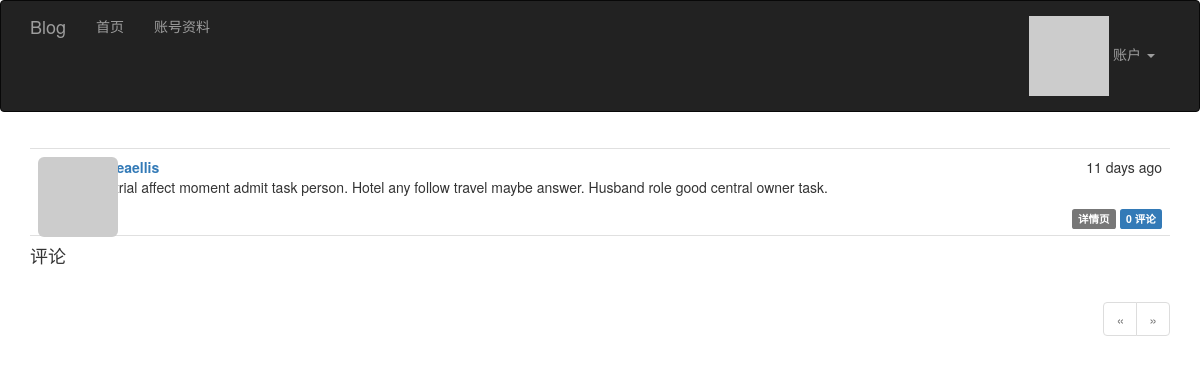
/article/1 (signed in), run on the app's committed database.
### app/models.py (models this page shows, shortened)
class Article(db.Model):
    __tablename__ = 'articles'
    id = db.Column(db.Integer, primary_key=True)
    body = db.Column(db.Text)
    body_html = db.Column(db.Text)
    timestamp = db.Column(db.DateTime, index=True, default=datetime.utcnow)
    author_id = db.Column(db.Integer, db.ForeignKey('users.id'))
    comments = db.relationship('Comment', backref='article', lazy='dynamic')

class User(UserMixin, db.Model):
    __tablename__ = 'users'
    id = db.Column(db.Integer, primary_key=True)
    email = db.Column(db.String(64), unique=True)
    username = db.Column(db.String(64), unique=True, index=True)
    password_hash = db.Column(db.String(128))
    role_id = db.Column(db.Integer, db.ForeignKey('roles.id'))
    confirmed = db.Column(db.Boolean, default=False)
    name = db.Column(db.String(64))
    location = db.Column(db.String(64))
    about_me = db.Column(db.Text())
    member_since = db.Column(db.DateTime(), default=datetime.utcnow)
    last_seen = db.Column(db.DateTime(), default=datetime.utcnow)
    avatar_hash = db.Column(db.String(32))
    articles = db.relationship('Article', backref='author', lazy='dynamic')
    followed = db.relationship('Follow',
                               foreign_keys=[Follow.follower_id],
                               backref=db.backref('follower', lazy='joined'),
                               lazy='dynamic',
                               cascade='all, delete-orphan')
    followers = db.relationship('Follow',
                                foreign_keys=[Follow.followed_id],
                                backref=db.backref('followed', lazy='joined'),
                                lazy='dynamic',
                                cascade='all, delete-orphan')
    comments = db.relationship('Comment', backref='author', lazy='dynamic')
    @property
    def password(self):
        """密码生成哈希值就无法还原"""
        raise AttributeError('密码没有可读的属性')
    def can(self, perm):
        return self.role is not None and self.role.has_permission(perm)
    def is_administrator(self):
        return self.can(Permission.ADMIN)
    def ping(self):
        self.last_seen = datetime.utcnow()
        self.add = db.session.add(self)
    def gravatar(self, size=100, default='identicon', rating='g'):
        url = 'https://www.gravatar.com/avatar'
        hash = self.avatar_hash or self.gravatar_hash()
        u = '{url}/{hash}?s={size}&d={default}&r={rating}'.format(
            url=url, hash=hash, size=size, default=default, rating=rating)
        return u

### app/main/views.py (the view, shortened to what this page needs)
class ArticleView(MethodView):
    @login_required
    def get(self, id):
        article = Article.query.get_or_404(id)
        form = CommentForm()
        page = request.args.get('page', 1, type=int)
        if page == -1:
            page = (article.comments.count() - 1) // \
                   current_app.config['FLASK_COMMENTS_PER_PAGE'] + 1
        pagination = article.comments.order_by(Comment.timestamp).paginate(
            page, per_page=current_app.config['FLASK_COMMENTS_PER_PAGE'],
            error_out=False)
        comments = pagination.items
        return render_template('article.html', articles=[article], form=form,
                               comments=comments, pagination=pagination)

### app/auth/views.py (called while the page is built)
@auth.before_app_request
def before_request():
    if current_user.is_authenticated:
        current_user.ping()
        if not current_user.confirmed \
                and request.blueprint != 'auth' \
                and request.endpoint != 'static':
            return redirect(url_for('auth.unconfirmed'))

### app/main/__init__.py (called while the page is built)
@main.app_context_processor
def inject_permissions():
    return dict(Permission=Permission)

### app/models.py (called while the page is built)
@login_manager.user_loader
def load_user(user_id):
    return User.query.get(int(user_id))

### app/templates/article.html (shortened to what this page needs)
{% extends "base.html" %}
{% import "bootstrap/wtf.html" as wtf %}
{% import "_macros.html" as macros %}
{% block page_content %}
{% include '_articles.html' %}
    <h4 id="comments">评论</h4>
    {% if pagination %}
        <div class="pagination">
            {{ macros.pagination_widget(pagination, '.article', fragment='#comments', id=articles[0].id) }}
        </div>
    {% endif %}
{% endblock %}

### app/templates/_articles.html (shortened to what this page needs)
<ul class="articles">
    {% for article in articles %}
    <li class="article">
        <div class="article-thumbnail">
            <a href="{{ url_for('main.user', username=article.author.username) }}">
                <img class="img-rounded profile-thumbnail" src="{{ article.author.gravatar(size=40) }}">
            </a>
        </div>
        <div class="article-content">
            <div class="article-date">{{ moment(article.timestamp).fromNow() }}</div>
            <div class="article-author"><a href="{{ url_for('main.user', username=article.author.username) }}">{{ article.author.username }}</a></div>
             <div class="article-body">
                {% if article.body_html %}
                    {{ article.body_html | safe }}
                {% else %}
                    {{ article.body }}
                {% endif %}
            </div>
        <div class="article-footer">
            <a href="{{ url_for('main.article', id=article.id) }}">
                <span class="label label-default">详情页</span>
            </a>
            <a href="{{ url_for('.article', id=article.id) }}#comments">
                <span class="label label-primary">{{ article.comments.count() }} 评论</span>
            </a>
        </div>
        </div>
    </li>
    {% endfor %}
</ul>

### app/static/css/styles.css (style rules this page uses)
.profile-thumbnail { position: absolute; }
ul.articles { list-style-type: none; padding: 0px; margin: 16px 0px 0px 0px; border-top: 1px solid #e0e0e0; }
ul.articles li.article { padding: 8px; border-bottom: 1px solid #e0e0e0; }
div.article-date { float: right; }
div.article-author { font-weight: bold; }
div.article-thumbnail { position: absolute; }
div.article-content { margin-left: 48px; min-height: 48px; }
div.article-footer { text-align: right; }
div.pagination { width: 100%; text-align: right; padding: 0px; margin: 0px; }

### data on the page
Article: timestamp "11 days ago", author.username "andreaellis", body_html "Two trial affect moment admit task person. Hotel any follow travel maybe answer. Husband role good central owner task.", comments.count "0"
